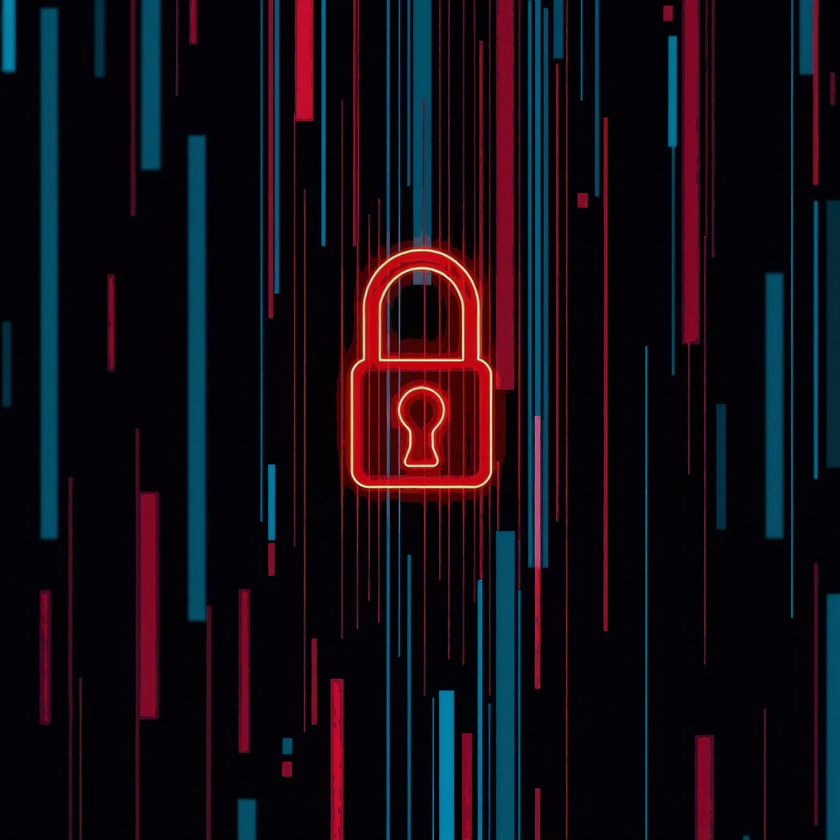
#> input picture Master1/crypto/tp0bis/image_cacher_avec_hote_rouge.png, 840 x 840 px, shrunk from 2048 x 2048 before the run
$ python tp0.py
#> lines starting #> are read from the running program, lines starting #| are printed output that depends on the picture; after the words box and inside, x2 and y2 are one past the last pixel; in counts of white or black regions, pixels touching at a corner belong together
from PIL import Image


image1 = 'sujet-0.png'

def extraction_image(image , couleur):
#> called with image = 'image_cacher_avec_hote_rouge.png', couleur = 'rouge'
    img = Image.open(image).convert("RGBA")
#> img is the input picture: PIL image 840x840 RGBA; mean R, G, B, A 18.3, 12.6, 20.9, 255
    pixels = img.load()
    imageSortie = Image.new("1",img.size)
#> imageSortie: PIL image 840x840 1; every value is 0
    for x in range(img.width):
        for y in range(img.height):
            (r,g,b,a) = pixels[x,y]
            p=0
            if(couleur =="rouge"):
                p = r & 1
            if(couleur == "vert"):
                p= g & 1
            if(couleur == "bleu"):
                p = b & 1

            if p == 1:
                imageSortie.putpixel((x,y),255)
            else:
                imageSortie.putpixel((x,y),0)
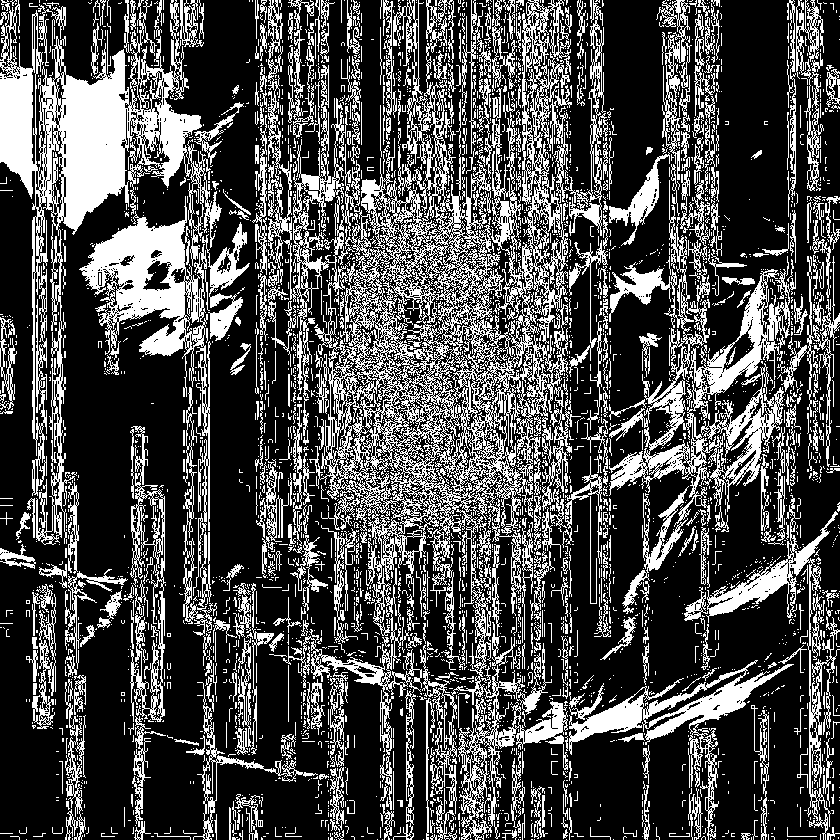
#> imageSortie: PIL image 840x840 1; 30% white; 3674 white regions (3109 under 20 px), largest, box (x1, y1, x2, y2) and area: (268, 0, 571, 814) 57420, (0, 0, 222, 545) 26497, (609, 180, 840, 527) 11601
    imageSortie.save("extraction_image_" + couleur + ".png")


def cacher_image(imageHote, imageCacher, couleur):
    img_hote = Image.open(imageHote).convert("RGBA")
    img_cacher = Image.open(imageCacher).convert("RGBA")

    pixels_hote = img_hote.load()
    pixels_cacher = img_cacher.load()

    for x in range(img_hote.width):
        for y in range(img_hote.height):
            (r_h,g_h,b_h,a_h) = pixels_hote[x,y]
            (r_c,g_c,b_c,a_c) = pixels_cacher[x,y]
            if couleur == "rouge":
                bit_faible = r_c >> 7 & 1
                bit_fort = r_h & 11111110
                r_h = bit_faible | bit_fort
            elif couleur == "vert":
                bit_faible = g_c >> 7 & 1
                bit_fort = g_h & 11111110
                g_h = bit_faible | bit_fort
            elif couleur == "bleu":
                bit_faible = b_c >> 7 & 1
                bit_fort = b_h & 11111110
                b_h = bit_faible | bit_fort
            pixels_hote[x,y] = (r_h,g_h,b_h,a_h)

    img_hote.save("image_cacher_avec_hote_" + couleur + ".png")


# cacher_image("image-hote.png", "imageacacher.png", "rouge")

extraction_image("image_cacher_avec_hote_rouge.png", "rouge")

$ run again, with Master1/crypto/tp0bis/extraction_image_rouge.png copied over Master1/crypto/tp0bis/image_cacher_avec_hote_rouge.png
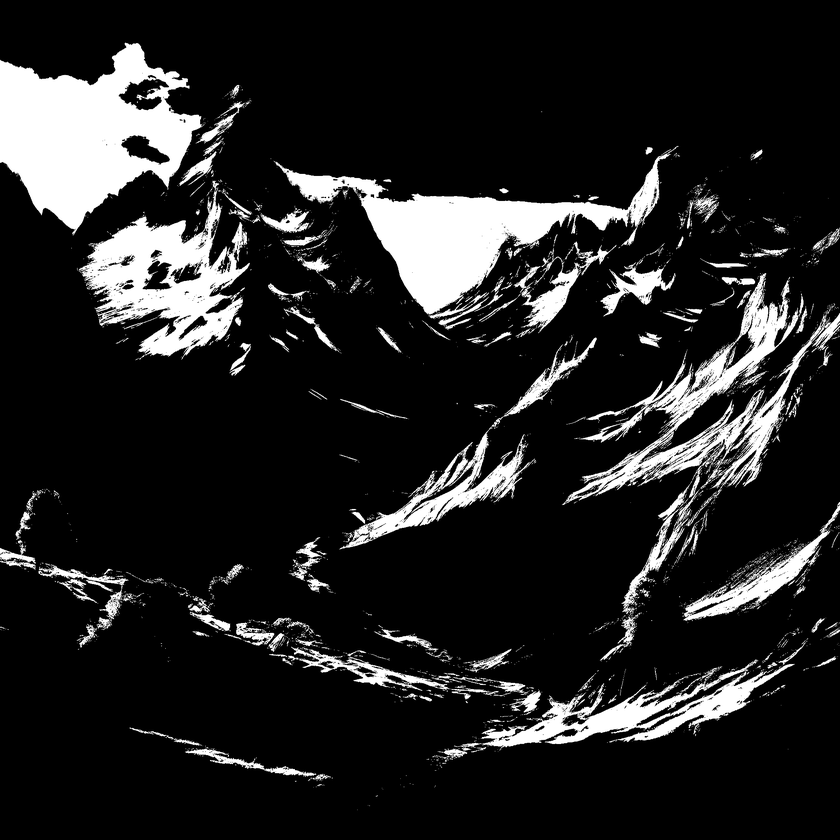
#> input picture Master1/crypto/tp0bis/extraction_image_rouge.png, 840 x 840 px, shrunk from 2048 x 2048 before the run
#> after the loop in extraction_image, `for x in range(img.width):`:
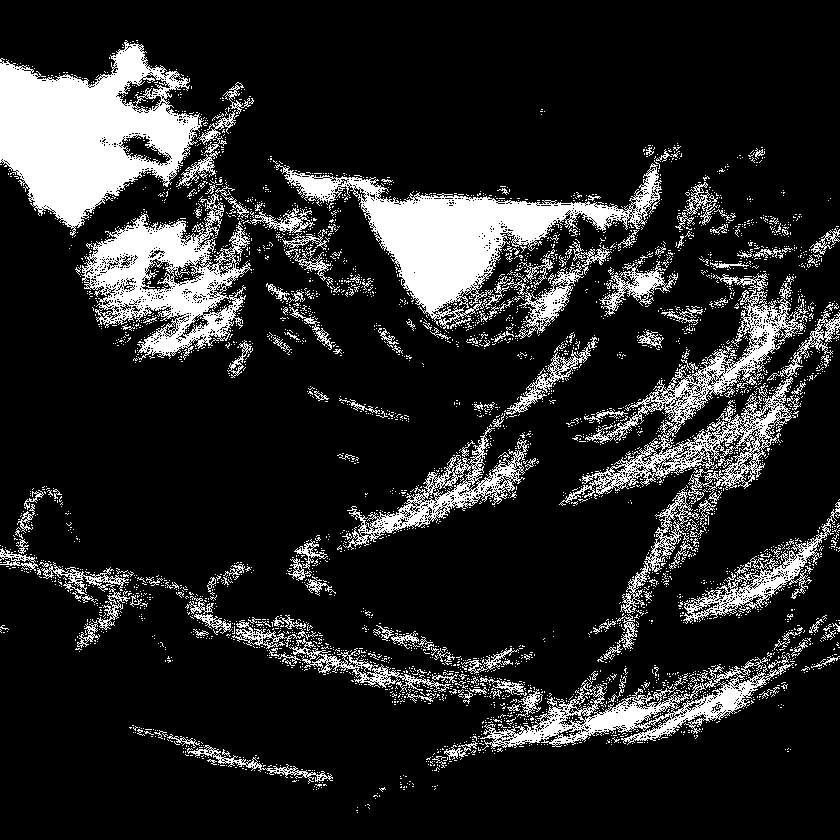
#> imageSortie: PIL image 840x840 1; 15.2% white; 4020 white regions (3829 under 20 px), largest, box (x1, y1, x2, y2) and area: (0, 40, 204, 236) 21140, (275, 163, 662, 329) 17035, (81, 193, 252, 360) 11790
